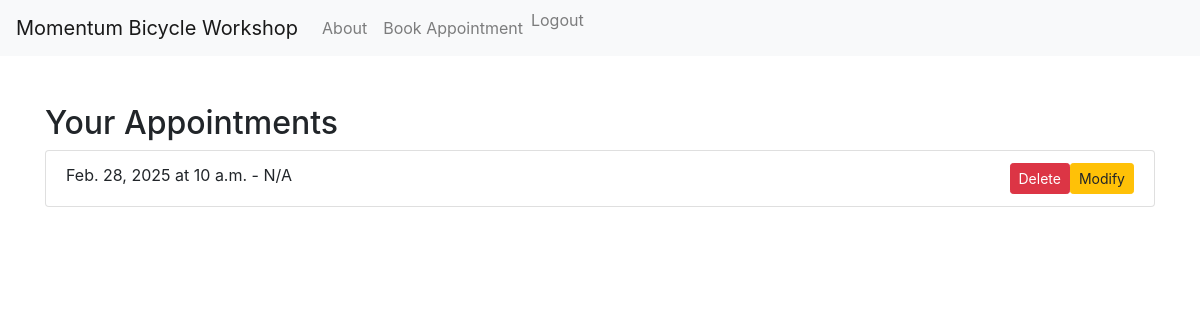
The page /appointment_list/ (signed in) on the database as committed earlier.
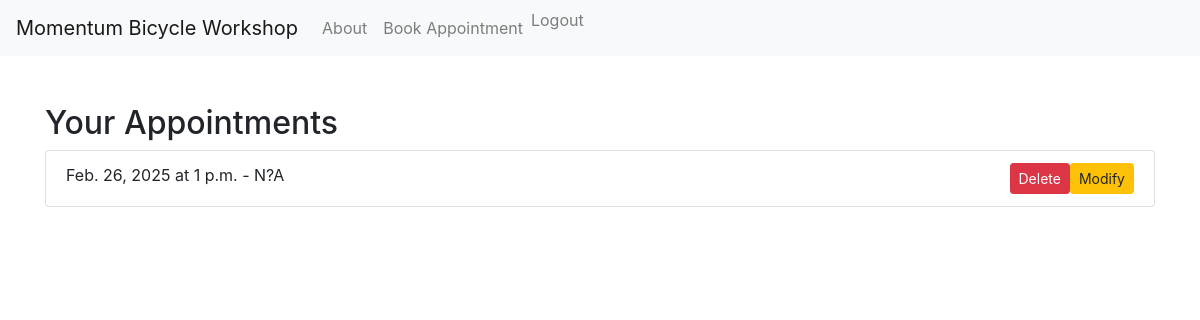
The same page on the database as committed later.
### myapp/models.py (models this page shows, shortened)
class Appointment(models.Model):
    user = models.ForeignKey(User, on_delete=models.CASCADE)  # Associate the appointment with a user
    date = models.DateField()
    time = models.TimeField()
    description = models.TextField(blank=True)  # Allowing blank descriptions
    photo = models.ImageField(upload_to='photos/', blank=True, null=True)
    class Meta:  # This should be properly indented within the model
        unique_together = ('user', 'date')  # or ('user', 'date', 'time') if you want to prevent double booking at the same time

### myapp/views.py (the view)
# urls.py: path('appointment_list/', appointment_list, name='appointment_list'),
@login_required
def appointment_list(request):
    appointments = Appointment.objects.filter(user=request.user).order_by('date')
    return render(request, 'myapp/appointment_list.html', {'appointments': appointments})

### myapp/templates/myapp/appointment_list.html (shortened to what this page needs)
{% load static %}
<!DOCTYPE html>
<html lang="en">
<head>
    <link rel="stylesheet" href="https://maxcdn.bootstrapcdn.com/bootstrap/4.5.2/css/bootstrap.min.css">
</head>
<body>
    {% include 'myapp/navbar.html' %}
    <div class="container mt-5">
        <h2>Your Appointments</h2>
        {% if appointments %}
        <ul class="list-group">
            {% for appointment in appointments %}
            <li class="list-group-item">
                {{ appointment.date }} at {{ appointment.time }} - {{ appointment.description }}
                <a href="{% url 'modify_appointment' appointment.id %}"
                    class="btn btn-warning btn-sm float-right">Modify</a>
                <button type="button" class="btn btn-danger btn-sm float-right" data-toggle="modal"
                    data-target="#deleteModal{{ appointment.id }}">
                    Delete
                </button>
            </li>
            {% empty %}
            <li class="list-group-item">No appointments booked.</li>
            {% endfor %}
        </ul>
        {% else %}
        <p>No appointments found.</p>
        {% endif %}
    </div>
</body>
</html>

### myapp/templates/myapp/navbar.html (shortened to what this page needs)
<nav class="navbar navbar-expand-lg navbar-light bg-light">
    <a class="navbar-brand" href="{% url 'home' %}">Momentum Bicycle Workshop</a>
    <div class="collapse navbar-collapse">
        <ul class="navbar-nav mr-auto">
            <li class="nav-item"><a class="nav-link" href="{% url 'about' %}">About</a></li>
            {% if user.is_authenticated %}
            <li class="nav-item"><a class="nav-link" href="{% url 'book_appointment' %}">Book Appointment</a></li>
            <li class="nav-item">
                <form method="post" action="{% url 'logout' %}">
                    <button type="submit" class="nav-link btn btn-link" style="padding: 0; border: none; background: none;">Logout</button>
                </form>
            </li>
            {% else %}
            <li class="nav-item"><a class="nav-link" href="{% url 'register' %}">Register</a></li>
            <li class="nav-item"><a class="nav-link" href="{% url 'login' %}">Login</a></li>
            {% endif %}
        </ul>
    </div>
</nav>

Rows that differ between the two databases and show on the page:
removed Appointment: date "Feb. 28, 2025", time "10 a.m.", description "N/A"
added Appointment: date "Feb. 26, 2025", time "1 p.m.", description "N?A"
